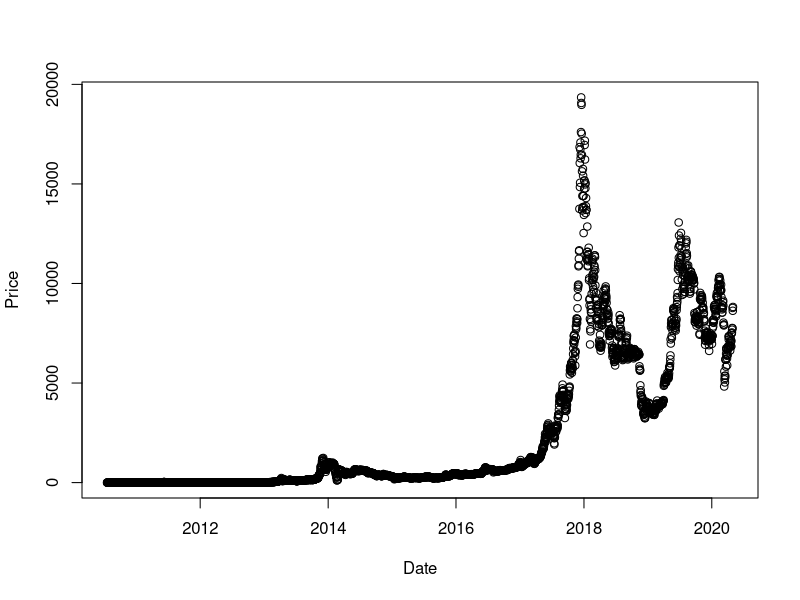
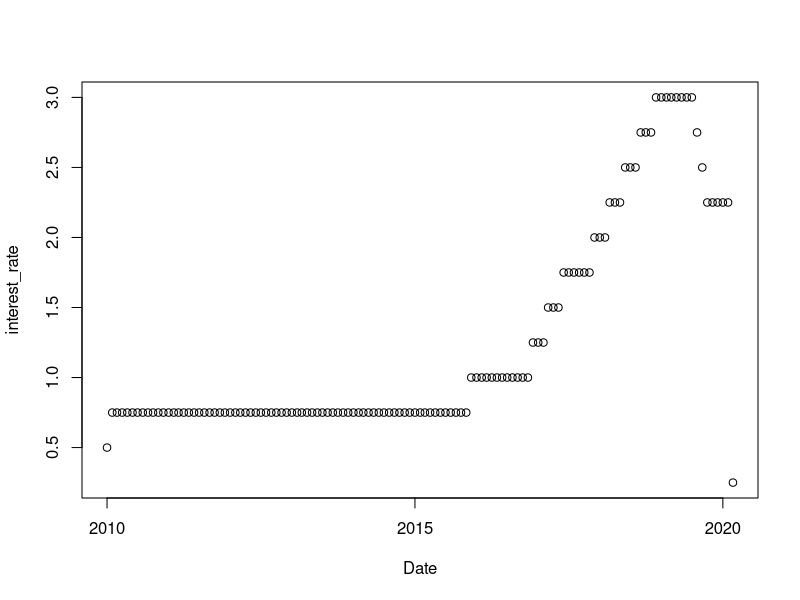
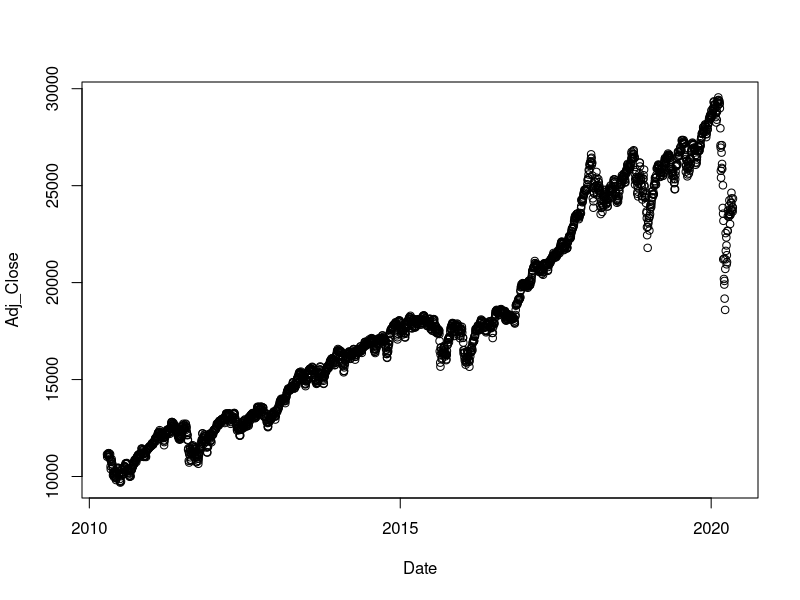
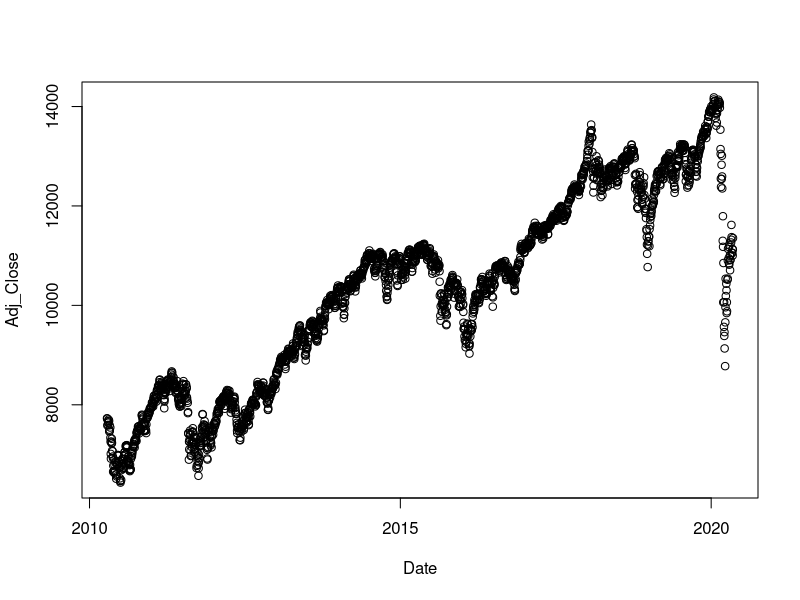
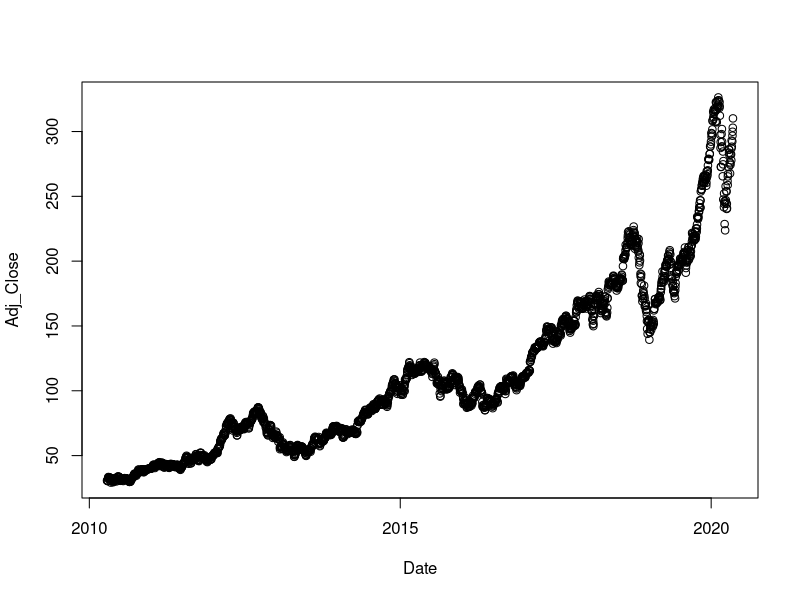
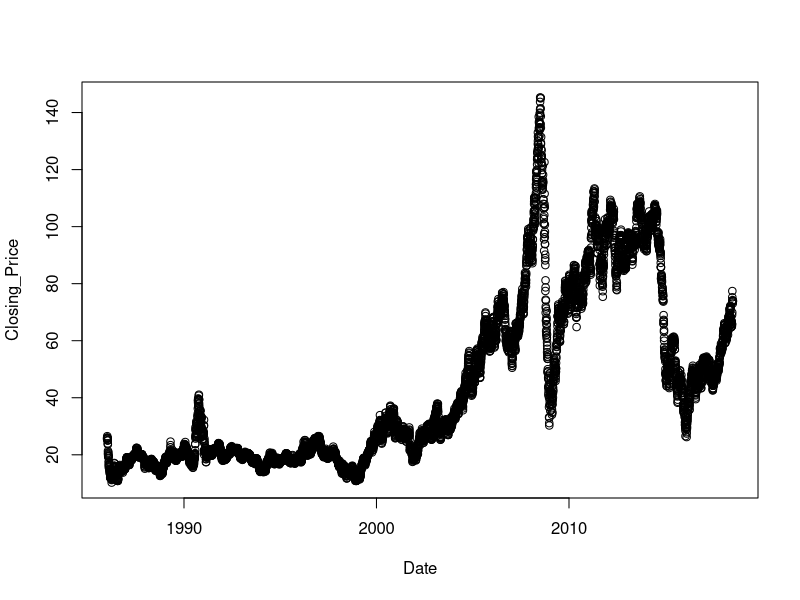
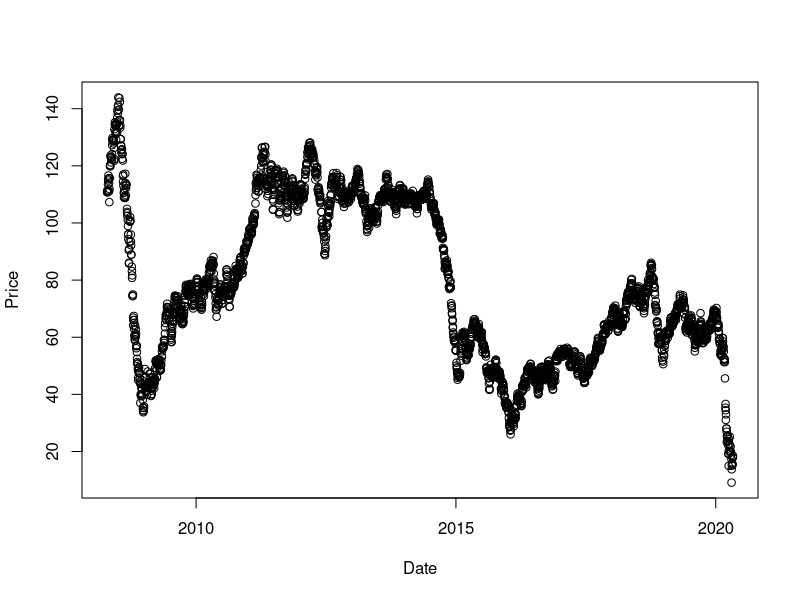

Here is the R script that generated these plots, in order:
## ---- chunk 1
options(scipen = 1, digits = 4, width = 80)
library(knitr)
opts_chunk$set(cache = TRUE, autodep = TRUE)
## ---- chunk 2
# install necessary packages
# install.packages("readxl")
## ---- chunk 3
library(readr)
library("readxl")
## ---- chunk 4
# price of bitcoin
Bitcoin <- read_csv("Bitcoin Historical Data - Investing.com.csv")
Bitcoin$Date = as.Date(Bitcoin$Date, format="%b %d, %Y")
plot(Price ~ Date, data=Bitcoin)
## ---- chunk 5
The_interest_rate_for_the_United_States<- read_csv("The interest rate for the United States, from 2010 - 2020.csv")
plot(interest_rate ~ Date, data=The_interest_rate_for_the_United_States)
## ---- chunk 6
Dow_Jones_Industrial_Average <- read_csv("Dow Jones Industrial Average.csv")
plot(Adj_Close ~ Date, data=Dow_Jones_Industrial_Average)
## ---- chunk 7
NYSE_Composite_Index <- read_csv("NYSE Composite Index.csv")
plot(Adj_Close ~ Date, data=NYSE_Composite_Index)
## ---- chunk 8
Apple_Inc_company_stock <- read_csv("Apple Inc. - company stock.csv")
# plot(Volume ~ Date, data=Apple_Inc_company_stock)
plot(Adj_Close ~ Date, data=Apple_Inc_company_stock)
## ---- chunk 9
Crude_Oil_price <- read_excel("Crude Oil Prices Daily.xlsx")
Crude_Oil_price$Date = as.Date(Crude_Oil_price$Date, format="%m/%d/%Y")
plot(Closing_Price ~ Date, data=Crude_Oil_price)

Brent_Oil_price <- read_csv("BrentOilPrices.csv")
Brent_Oil_price$Date = as.Date(Brent_Oil_price$Date, format="%d-%b-%y")
plot(Price ~ Date, data=Brent_Oil_price)
